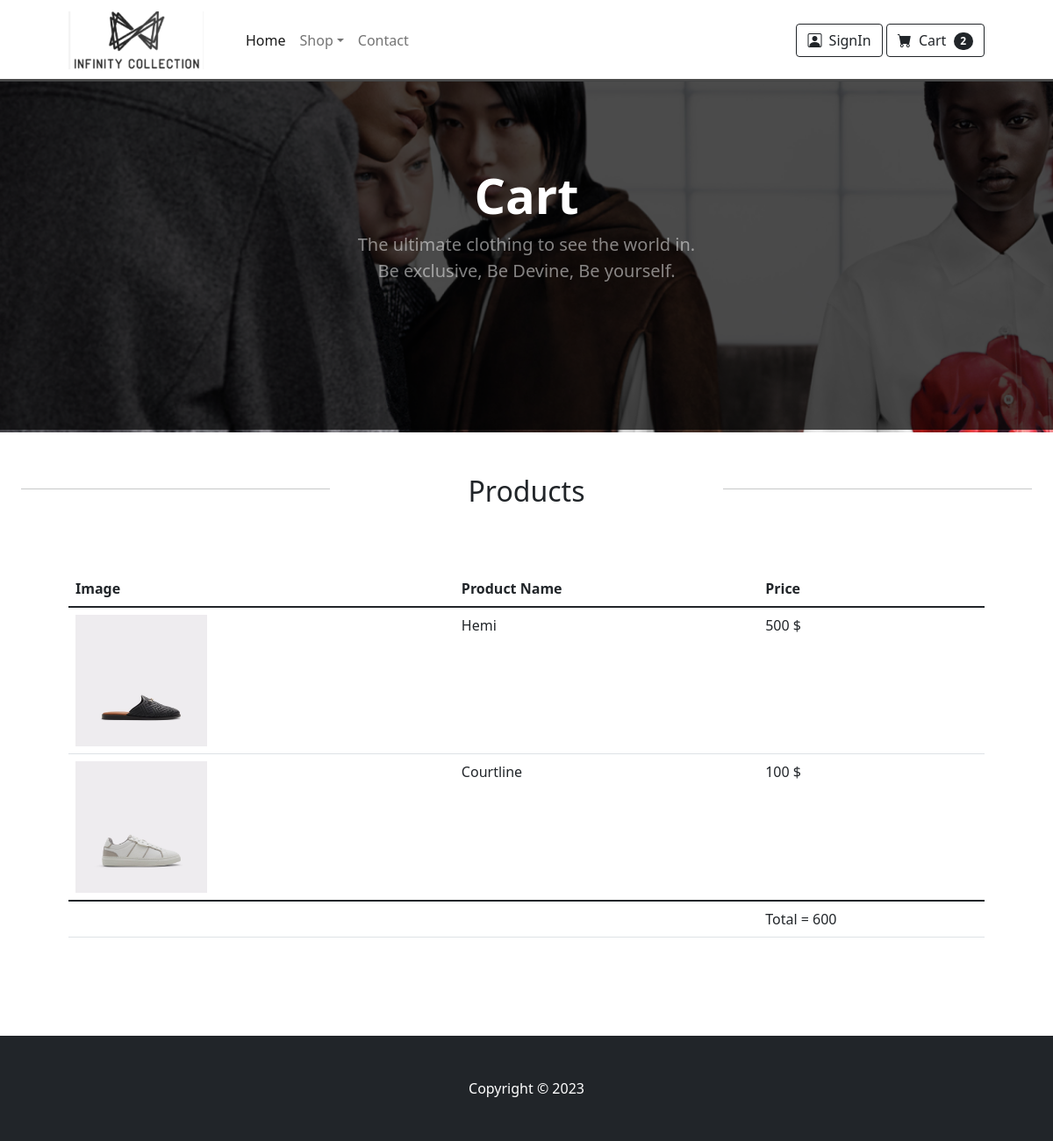
The app's page /mycart.php with its own data.
### tables this page shows
CREATE TABLE `cart` (
  `cId` int(11) NOT NULL,
  `uId` int(11) DEFAULT NULL,
  `pId` int(11) NOT NULL,
  `totalCount` int(11) NOT NULL,
  `created` timestamp NOT NULL DEFAULT current_timestamp()
);

CREATE TABLE `product` (
  `pId` int(11) NOT NULL,
  `pName` varchar(255) NOT NULL,
  `pDescription` text NOT NULL,
  `pImage` text NOT NULL,
  `quantity` int(11) NOT NULL,
  `price` float NOT NULL,
  `created` timestamp NOT NULL DEFAULT current_timestamp()
);

### DBController.php (called while the page is built, shortened)
<?php
class DBController {
    private $host = "localhost";
    private $user = "root";
    private $password = "";
    private $database = "infinitycloths";
    private $conn;
    function __construct() {
        $this->conn = $this->connectDB();
    }
    function connectDB() {
        $conn = mysqli_connect($this->host,$this->user,$this->password,$this->database);
        return $conn;
    }
    function runBaseQuery($query) {
        $result = $this->conn->query($query);
        $resultset = [];
        if ($result->num_rows > 0) {
            while($row = $result->fetch_assoc()) {
                $resultset[] = $row;
            }
        }
        return $resultset;
    }
}
?>

### Cart.php (called while the page is built, shortened)
<?php
require_once ("DBController.php");
class Cart {
    public function __construct() {
        $this->db_handle = new DBController();
    }
function getCart() {
            $sql = "SELECT * FROM cart";
            $result = $this->db_handle->runBaseQuery($sql);
            return $result;
    }
}
?>

### Product.php (called while the page is built, shortened)
<?php
require_once ("DBController.php");
class Product {
    public function __construct() {
        $this->db_handle = new DBController();
    }
function selectProduct($product = "") {
    if($product != ""){
         $sql = "SELECT * FROM product Where pId='".$product."'";
    } else {
         $sql = "SELECT * FROM product";
    }
            $result = $this->db_handle->runBaseQuery($sql);
            return $result;
    }
}
?>

### mycart.php (the view)
<?php include 'header.php';
require_once ("Product.php");
require_once ("Cart.php");
?>
<section class="bg-dark custombanner py-5">
    <div class="blackopacity">
    </div>
    <div class="container relativepos px-4 px-lg-5 my-5">
        <div class="text-center text-white">
            <h1 class="display-4 fw-bolder">Cart</h1>
            <p class="lead fw-normal text-white-50 mb-0">The ultimate clothing to see the world in.
                <br>Be exclusive, Be Devine, Be yourself.
            </p>
        </div>
    </div>
</section>
<section class="py-5">
    <div style="margin : 0 !important" class="row gx-4 gx-lg-5 row-cols-2 row-cols-md-3 row-cols-xl-3 justify-content-center">
        <div class="col mb-3">
            <hr>
        </div>
        <div class="col mb-3 text-center text-dark">
            <h2>Products</h2>
        </div>
        <div class="col mb-3">
            <hr>
        </div>
    </div>
    <div class="container px-4 px-lg-5 mt-5">
        <div class="row gx-4 gx-lg-5 row-cols-1 row-cols-md-1 row-cols-xl-1 justify-content-center">
            <div class="col mb-5">
                <table class="table">
                    <thead class="thead-dark">
                        <tr>
                            <th scope="col">Image</th>
                            <th scope="col">Product Name</th>
                            <th scope="col">Price</th>
                        </tr>
                    </thead>
                    <tbody>
                        <?php
            $mycart = new Cart();
                        $cartList = $mycart->getCart();
          $ary = [];
            foreach($cartList as $key=> $val){
                  $productList = new Product();
            $products = $productList->selectProduct($val['pId']);
                array_push($ary,$products[0]['price']);
            ?>
                        <tr>
                            <th scope="row"> <img width="150" class="" src="<?php echo trim($products[0]['pImage']); ?>" alt="..." /></th>
                            <td><?php echo $products[0]['pName']; ?></td>
                            <td> <?php echo $products[0]['price']; ?> $</td>
                        </tr>
                        <?php } ?>
                    </tbody>
                    <tfoot>
                        <tr>
                            <td>
                            </td>
                            <td>
                            </td>
                            <td>
                                Total = <?php  echo array_sum($ary); ?>
                            </td>
                        </tr>
                    </tfoot>
                </table>
            </div>
        </div>
    </div>
</section>
<?php include 'footer.php';?>

### records on screen
cart: pId.pImage (picture), pId.pName "Hemi", pId.price "500"
cart: pId.pImage (picture), pId.pName "Courtline", pId.price "100"

### other values on screen
count($checkcount) "2"
array_sum($ary) "600"
